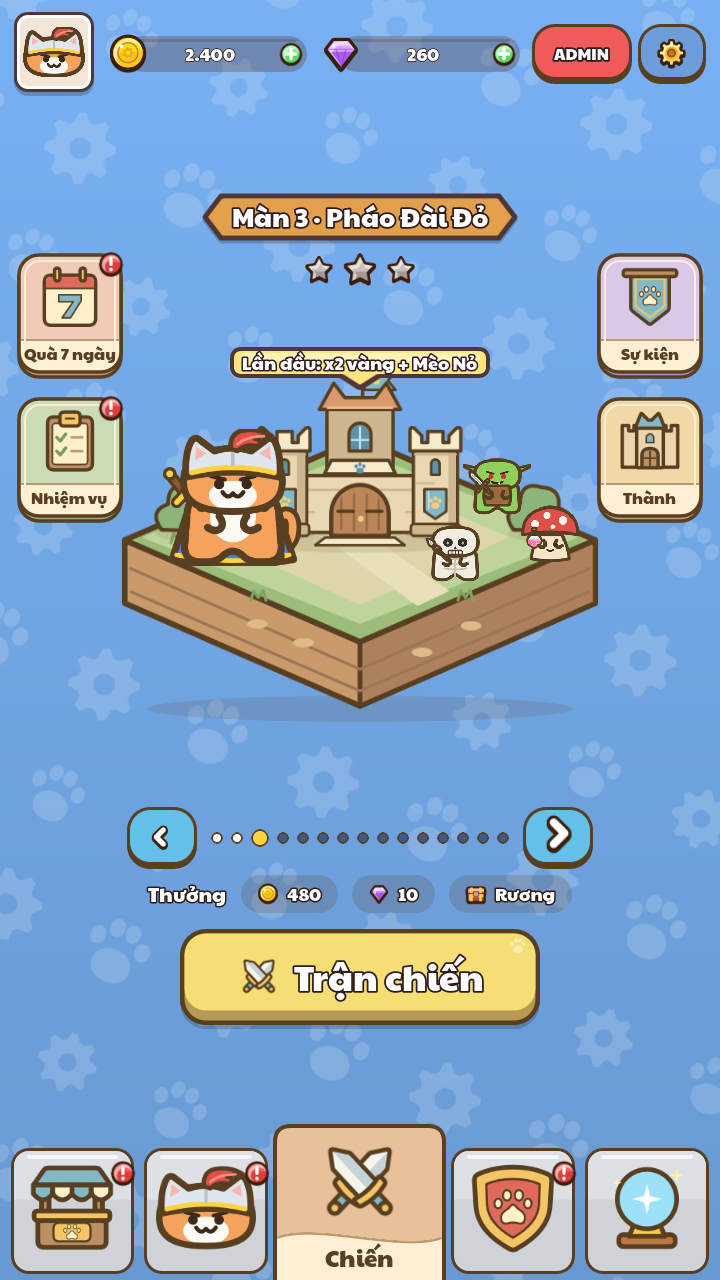
#> input picture docs/design/2026-10-19/bottom-wave/01-footer-wave.png, 720 x 1280 px
$ python build_preview.py
#> lines starting #> are read from the running program, lines starting #| are printed output that depends on the picture
from pathlib import Path
from PIL import Image, ImageDraw, ImageFont

HERE = Path(__file__).resolve().parent
ROOT = HERE.parents[3]
FONT = ROOT / 'game/ui/fonts/DejaVuSans.ttf'
TITLE = ImageFont.truetype(str(FONT), 21)
BODY = ImageFont.truetype(str(FONT), 17)
INK = '#583f21'

# Native game screenshots, reduced to mobile viewing size side by side.
board = Image.new('RGB', (768, 738), '#fff7e9')
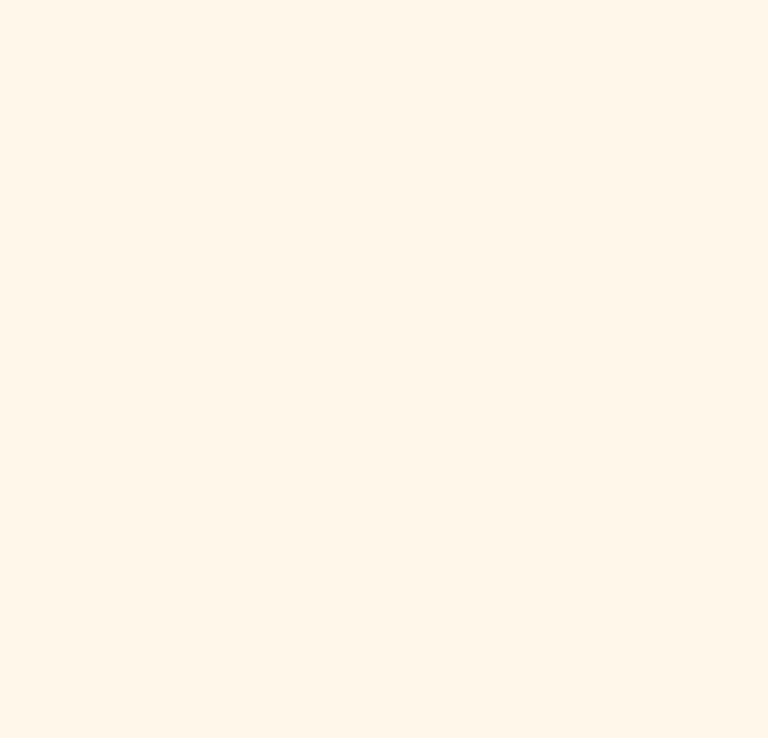
#> board: PIL image 768x738 RGB; mean R, G, B 255, 247, 233
d = ImageDraw.Draw(board)
for x, file_name, title, subtitle in [
    (16, '01-footer-wave.png', 'A · Lượn nhẹ ở dải tên', 'Giữ 5 ô như hiện tại'),
    (392, '02-dock-wave.png', 'B · Thanh sóng liền', 'Nhô mềm ở tab đang chọn'),
]:
    d.text((x + 4, 14), title, font=TITLE, fill=INK)
    d.text((x + 4, 44), subtitle, font=BODY, fill=INK)
    screen = Image.open(HERE / file_name).convert('RGB')
#> screen is the input picture: PIL image 720x1280 RGB; mean R, G, B 139, 164.7, 191.8
    board.paste(screen.resize((360, 640), Image.Resampling.LANCZOS), (x, 78))
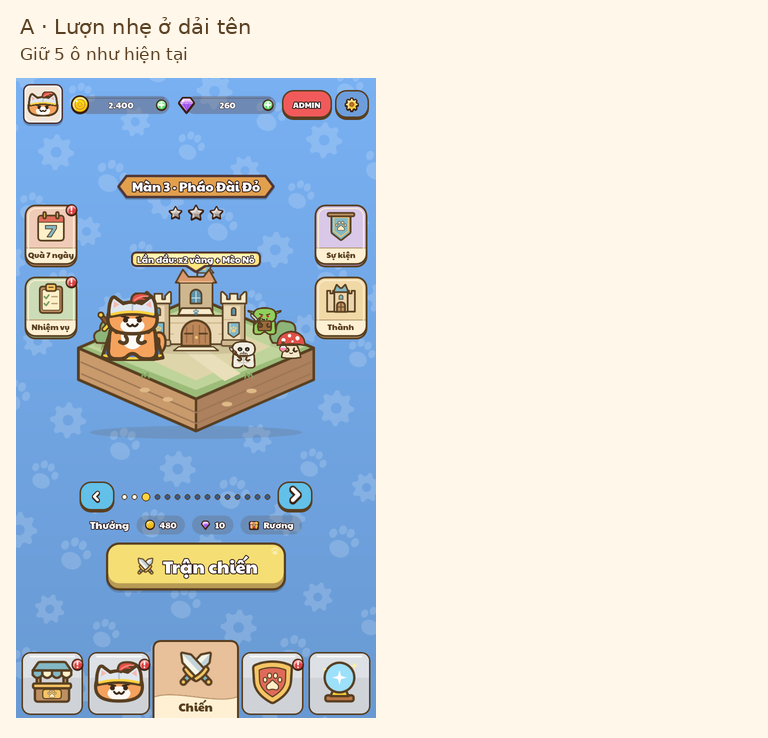
#> board: PIL image 768x738 RGB; mean R, G, B 207.4, 213, 215.7
#> pass 2 of the loop `for x, file_name, title, subtitle in [`:
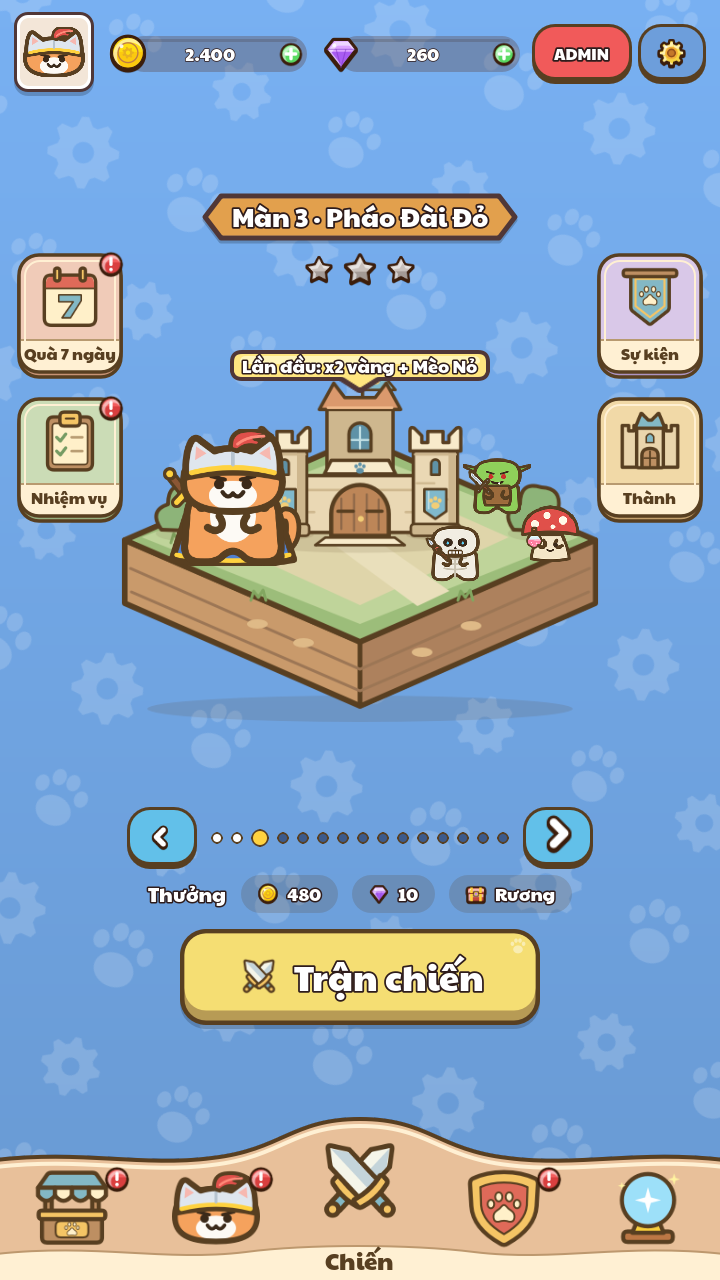
#> input picture docs/design/2026-10-19/bottom-wave/02-dock-wave.png, 720 x 1280 px
#> screen is the input picture: PIL image 720x1280 RGB; mean R, G, B 142, 165.7, 190.8
#> `board.paste(screen.resize((360, 640), Image.Resampling.LANCZOS), (x, 7..`:
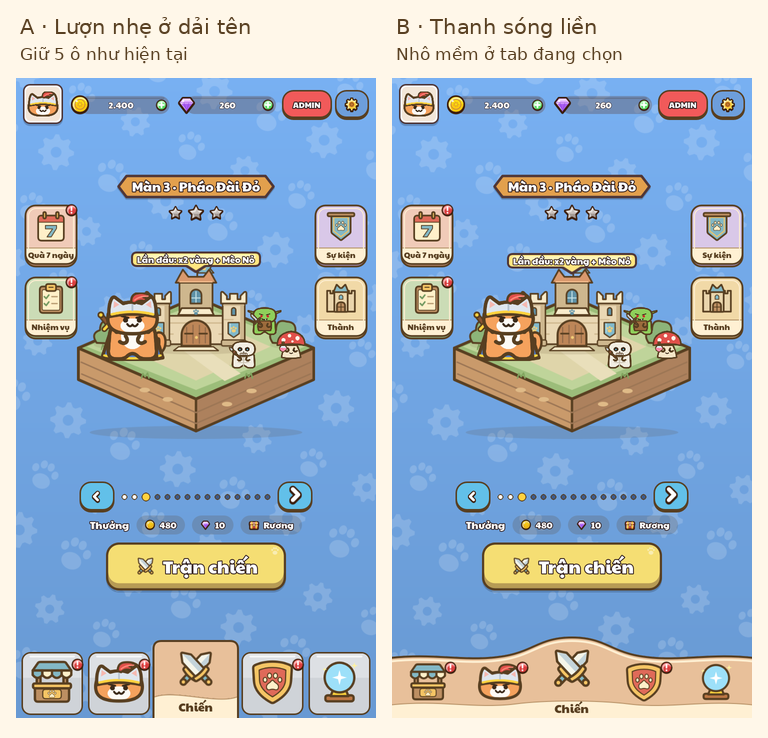
#> board: PIL image 768x738 RGB; mean R, G, B 160.9, 179.5, 198
board.save(HERE / 'comparison.png')

# Larger navigation detail so the subtle curve in A can be reviewed.
detail = Image.new('RGB', (752, 452), '#fff7e9')
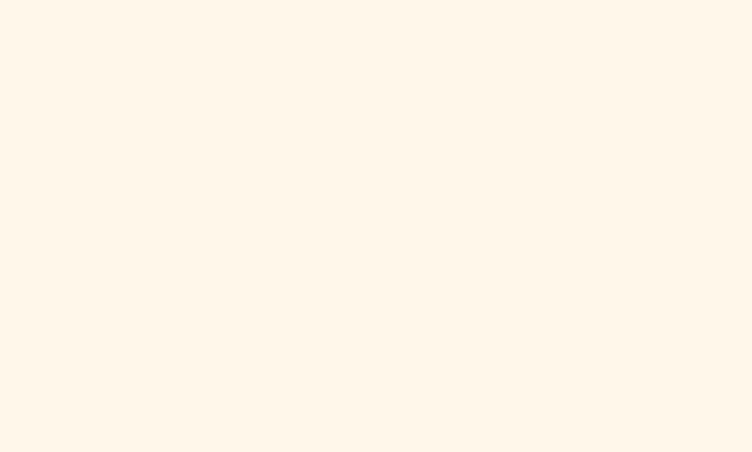
#> detail: PIL image 752x452 RGB; mean R, G, B 255, 247, 233
d = ImageDraw.Draw(detail)
for y, file_name, title in [
    (10, '01-footer-wave.png', 'A · Chỉ uốn đường chia dải tên tab'),
    (234, '02-dock-wave.png', 'B · Mép trên của cả thanh dưới uốn liền'),
]:
    d.text((16, y), title, font=TITLE, fill=INK)
    detail.paste(Image.open(HERE / file_name).convert('RGB').crop((0, 1100, 720, 1280)), (16, y + 32))
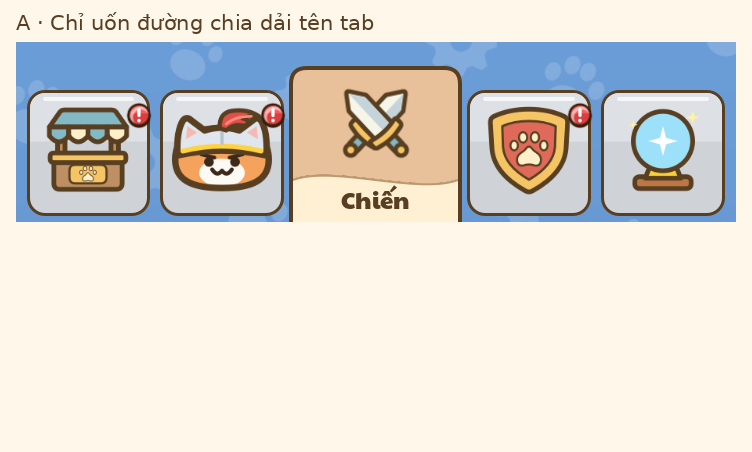
#> detail: PIL image 752x452 RGB; mean R, G, B 220, 216.6, 210
#> pass 2 of the loop `for y, file_name, title in [`:
#> `detail.paste(Image.open(HERE / file_name).convert('RGB').crop((0, 1100..`:
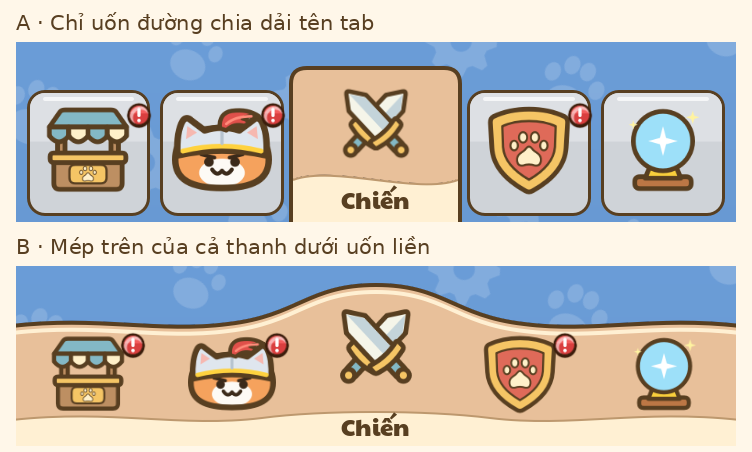
#> detail: PIL image 752x452 RGB; mean R, G, B 192.9, 189, 184
detail.save(HERE / 'bottom-detail.png')
